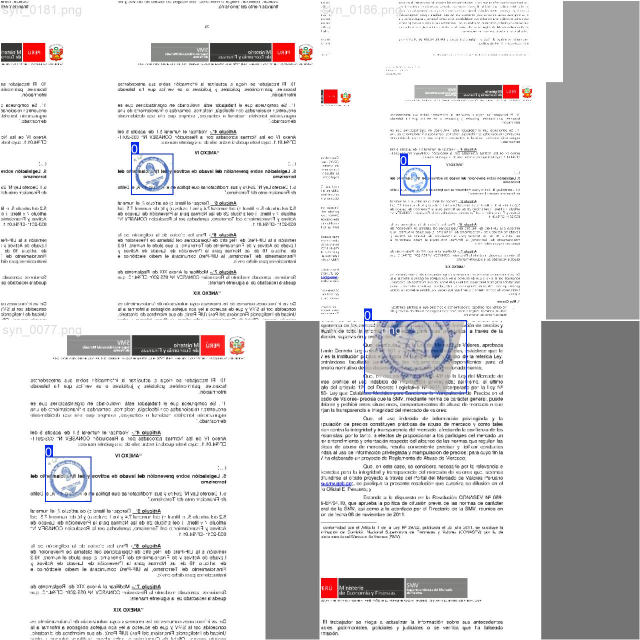
#> input picture runs/test/train_batch0.jpg, 1280 x 1280 px (shown at 1/2 size); its folder holds only this picture in this run
$ python -i prepare_stamps.py   (imports and definitions only)
#> lines starting #> are read from the running program, lines starting #| are printed output that depends on the picture; after the words box and inside, x2 and y2 are one past the last pixel; in counts of white or black regions, pixels touching at a corner belong together
import cv2
import numpy as np
from pathlib import Path
import json
from tqdm import tqdm

# [40 lines left out: function inspect_stamps, not called in this run]

def prepare_stamp(stamp_path: str) -> np.ndarray:
    """
    Toma un sello con fondo (usualmente blanco o grisáceo) y devuelve una versión
    BGRA con el fondo removido mediante una combinación de umbral de luminancia
    y análisis de saturación de color para fondos azulados/grisáceos.
    """
#> called with stamp_path = '../../runs/test/train_batch0.jpg'
    img = cv2.imread(str(stamp_path), cv2.IMREAD_UNCHANGED)
#> img is the input picture: shape (1280, 1280, 3); mean B, G, R 215.3, 214.6, 215.7
    if img is None:
        return None

    # Caso 1: Ya tiene canal Alpha
    if len(img.shape) == 3 and img.shape[2] == 4:
        return img

    # Convertir a BGR si es escala de grises para poder analizar saturación
    if len(img.shape) == 2:
        bgr = cv2.cvtColor(img, cv2.COLOR_GRAY2BGR)
    else:
        bgr = img[:,:,:3]

    # --- SOLUCIÓN 1: Umbral de Luminancia más agresivo (210 en lugar de 240) ---
    gray = cv2.cvtColor(bgr, cv2.COLOR_BGR2GRAY)
    _, mask_lum = cv2.threshold(gray, 215, 255, cv2.THRESH_BINARY_INV)
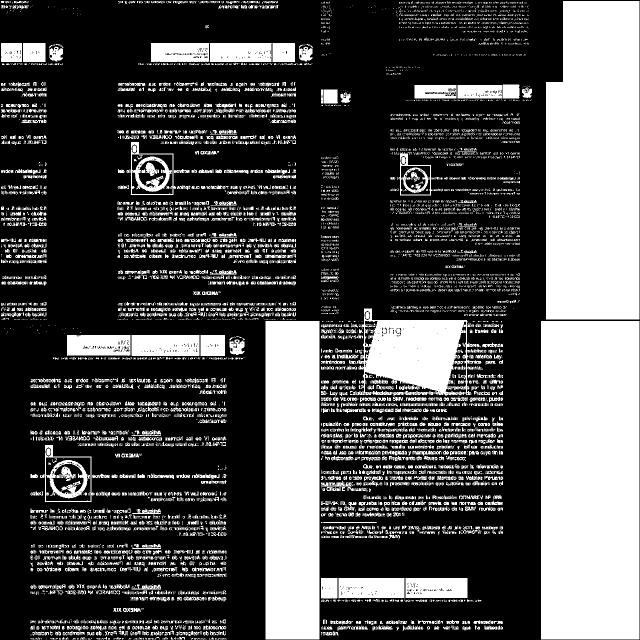
#> mask_lum: shape (1280, 1280) (shown at 1/2 size); 31.4% white; 7818 white regions (5679 under 20 px), largest, box (x1, y1, x2, y2) and area: (1082, 642, 1279, 1279) 125489, (1092, 2, 1279, 639) 113611, (531, 642, 639, 1279) 68796

    # --- SOLUCIÓN 2: Máscara por Crominancia (Saturación) ---
    # Los fondos grisáceos/azulados suelen tener muy baja saturación comparado con el sello.
    hsv = cv2.cvtColor(bgr, cv2.COLOR_BGR2HSV)
#> hsv: shape (1280, 1280, 3); mean H, S, V 5.1, 3.1, 216.7
    saturation = hsv[:,:,1]
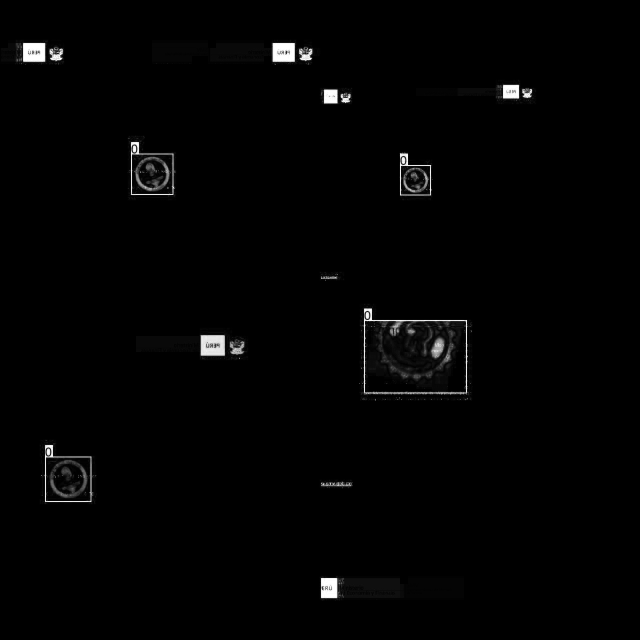
#> saturation: shape (1280, 1280) (shown at 1/2 size); min 0, max 255, mean 3.1
    # Si la saturación es > 30, probablemente es tinta del sello, no fondo.
    _, mask_sat = cv2.threshold(saturation, 35, 255, cv2.THRESH_BINARY)
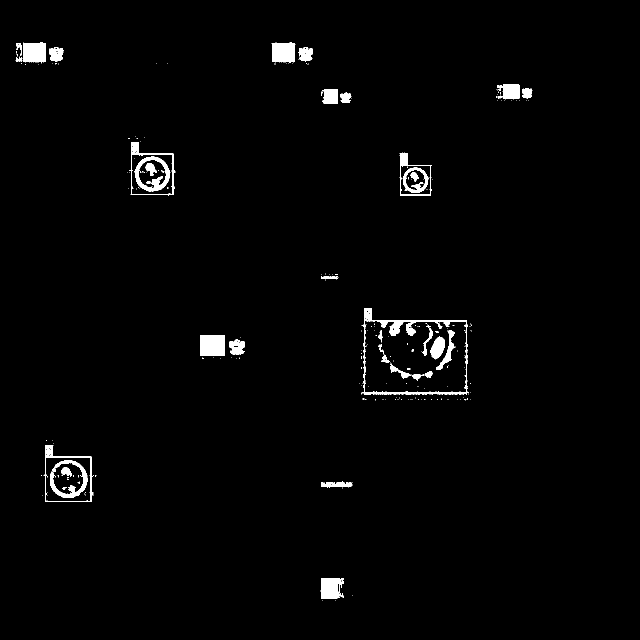
#> mask_sat: shape (1280, 1280) (shown at 1/2 size); 1.7% white; 286 white regions (245 under 20 px), largest, box (x1, y1, x2, y2) and area: (727, 616, 937, 790) 3677, (400, 670, 450, 712) 2059, (45, 85, 92, 125) 1732

    # Combinamos ambas: un pixel se queda si es oscuro (mask_lum) O si tiene color real (mask_sat)
    alpha = cv2.bitwise_or(mask_lum, mask_sat)

    # Limpieza final: Eliminar pequeños ruidos (puntos sueltos en el fondo)
    kernel = cv2.getStructuringElement(cv2.MORPH_ELLIPSE, (3, 3))
    alpha = cv2.morphologyEx(alpha, cv2.MORPH_OPEN, kernel, iterations=1)
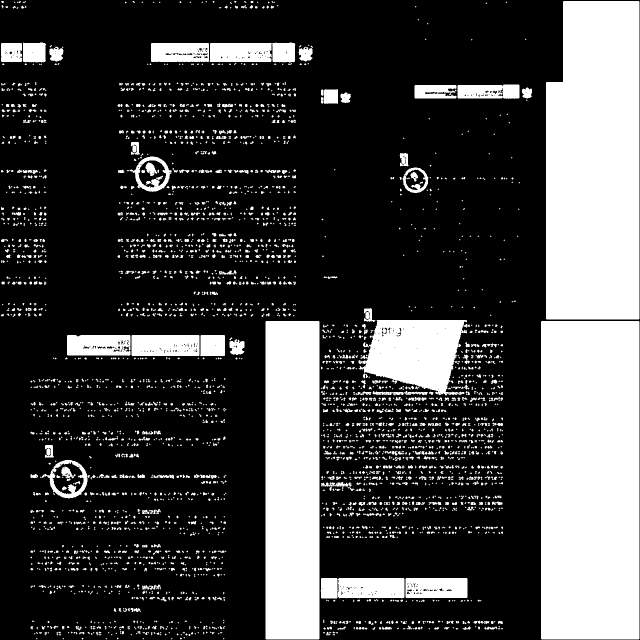
#> alpha: shape (1280, 1280) (shown at 1/2 size); 26.7% white; 3279 white regions (2293 under 20 px), largest, box (x1, y1, x2, y2) and area: (1082, 642, 1279, 1279) 125485, (1092, 2, 1279, 639) 113606, (531, 642, 639, 1279) 68792

    # Suavizar bordes para evitar aliasing
    alpha = cv2.GaussianBlur(alpha, (3, 3), 0)

    # Combinar BGR + Alpha
    bgra = cv2.cvtColor(bgr, cv2.COLOR_BGR2BGRA)
    bgra[:,:,3] = alpha

    return bgra

# [61 lines left out: function main, not called in this run]

# [2 lines not run here, left out]

>>> result = prepare_stamp('../../runs/test/train_batch0.jpg')
